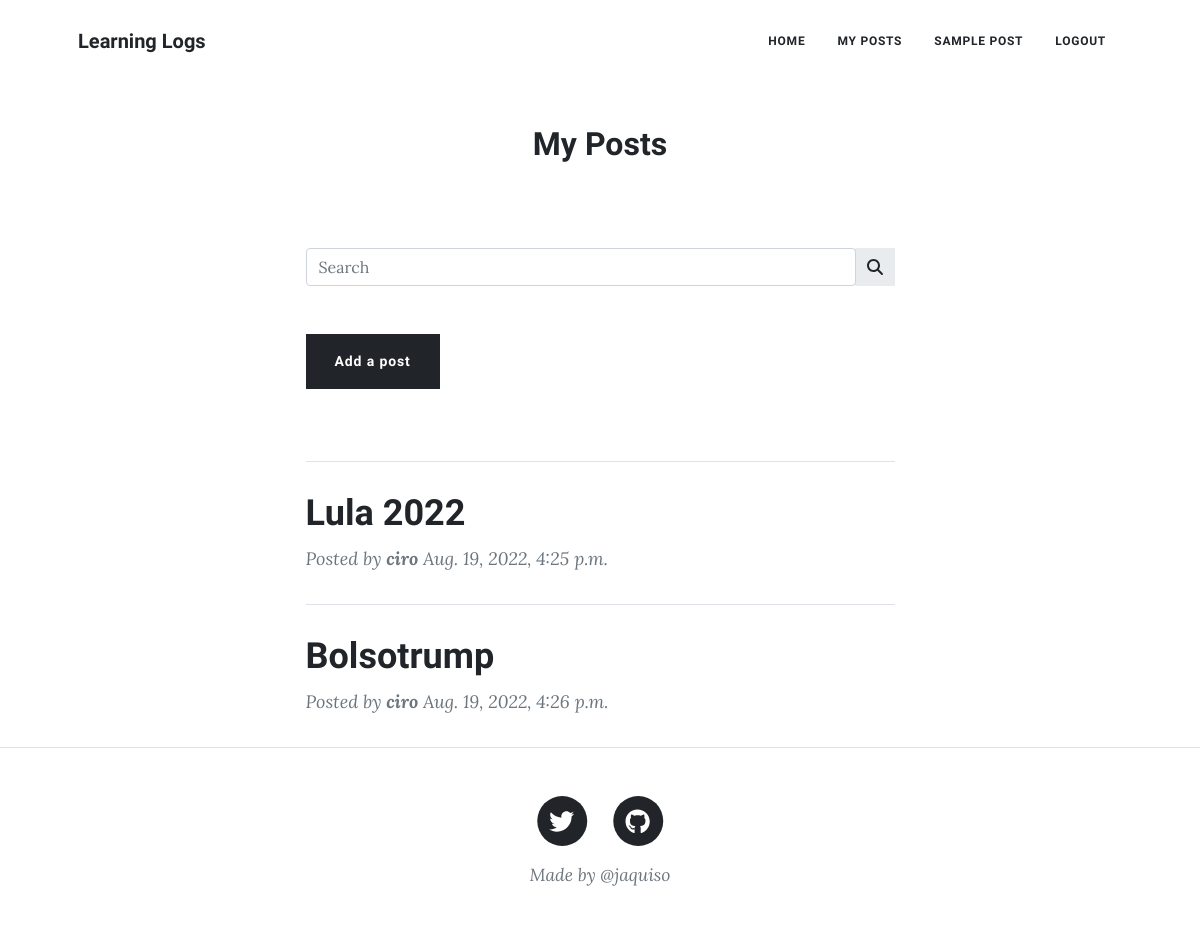
The app's page /topics/ (signed in), older data.
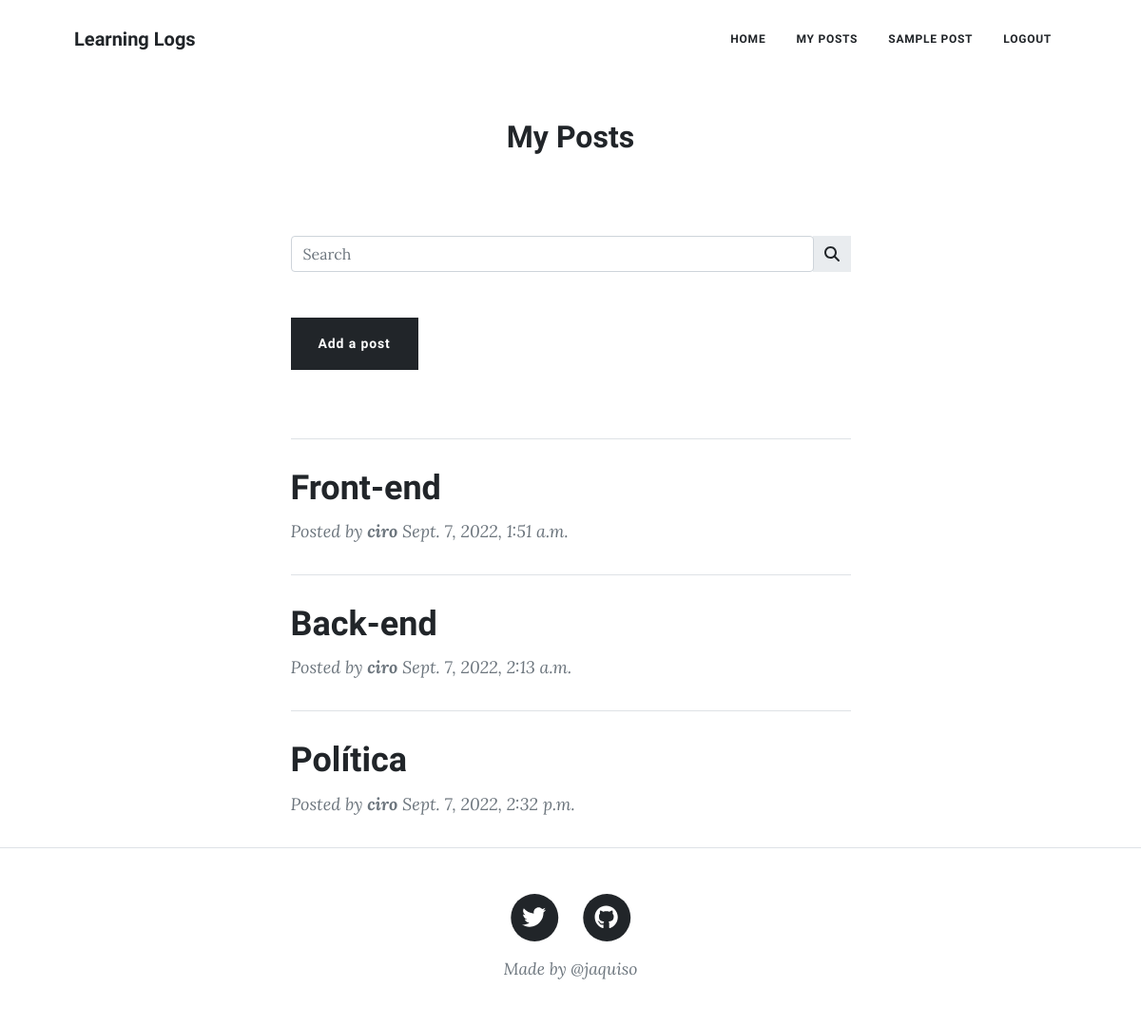
The same page, newer data.
### learning_logs/models.py (models this page shows)
class Topic(models.Model):
    title = models.CharField(max_length=200)
    date_added = models.DateTimeField(auto_now_add=True)
    owner = models.ForeignKey(User, on_delete=models.CASCADE)
    description = models.TextField(max_length=200)
    thumbnail = models.ImageField(upload_to='thumbnails/', null=True, blank=True)
    def __str__(self):
        return self.title

### learning_logs/views.py (the view)
# urls.py: path('topics/', views.topics, name='topics'),
@login_required
def topics(request):
    random = bool(request.GET.get('random'))
    search_query = request.GET.get('search_query')
    topics = Topic.objects.all()
    if search_query != None:
        topics  = Topic.objects.filter(
            Q(entry__text__contains = search_query) | Q(title__contains = search_query),
        )#.distinct('entry') is not supported by SQLite3
    else:
        topics  = topics.filter(
            owner=request.user,
        ).order_by('date_added')
    if random:
        choice_topic = choice(topics)
        return topic(request, choice_topic.id)
    context = {'topics': topics}
    return render(request, 'learning_logs/topics.html', context)

### learning_logs/templates/learning_logs/topics.html (shortened to what this page needs)
{% extends 'learning_logs/base.html' %}
{% load static %}
{% block navbar %}
  <nav class="navbar navbar-expand-lg navbar-light" id="mainNav">
    <div class="container px-4 px-lg-5 ">
        <a class="navbar-brand text-dark" href="https://www.instagram.com/jackson.svieira/">Learning Logs</a>
        <div class="collapse navbar-collapse" id="navbarResponsive">
            <ul class="navbar-nav ms-auto py-4 py-lg-0">
              <li class="nav-item"><a class="nav-link px-lg-3 py-3 py-lg-4 text-dark" href="{% url 'learning_logs:index' %}">Home</a></li>
              <li class="nav-item"><a class="nav-link px-lg-3 py-3 py-lg-4 text-dark" href="{% url 'learning_logs:topics' %}">My Posts</a></li>
              <li class="nav-item"><a class="nav-link px-lg-3 py-3 py-lg-4 text-dark" href="{% url 'learning_logs:topics' %}?random=true ">Sample Post</a></li>
              {% if user.is_authenticated %}
              <li class="nav-item"><a class="nav-link px-lg-3 py-3 py-lg-4 text-dark" href="{% url 'users:logout' %}">Logout</a></li>
              {% else %}
              <li class="nav-item"><a class="nav-link px-lg-3 py-3 py-lg-4 text-dark" href="{% url 'users:login' %}">Login</a></li>
              {% endif %}
            </ul>
        </div>
    </div>
  </nav>
{% endblock navbar %}
{% block header %}
  <div class="container d-flex justify-content-center align-items-center mt-5" style="height: 200px;">
    <div class="flex-item">
      <h2>My Posts</h2>
    </div>
  </div>
{% endblock header %}
{% block content %}
<div class="container px-4 px-lg-5">
  <div class="row gx-4 gx-lg-5 justify-content-center">
      <div class="col-md-10 col-lg-8 col-xl-7">
          <form class="input-group rounded" type="post">
            <input type="search" id="text" name="search_query"class="form-control rounded" placeholder="Search" aria-label="Search" aria-describedby="search-addon" />
            <button type="submit" class="input-group-text border-0" id="search-addon">
              <i class="fas fa-search"></i>
            </button>
          </form>
          <a href="{% url 'learning_logs:new_topic' %}">
            <button class="btn btn-dark my-5"> Add a post </button>
          </a>
        {% for topic in topics %}
          <hr class="my-4" />
          <div class="post-preview">
              <a href="{% url 'learning_logs:topic' topic.id %}"><h2 class="post-title">{{topic}}</h2></a>
              <p class="post-meta">
                  Posted by
                  <strong>{{topic.owner}}</strong>
                  {{topic.date_added}}
              </p>
          </div>
          {% endfor %}
      </div>
  </div>
</div>
{% endblock content %}

### learning_logs/templates/learning_logs/base.html (shortened to what this page needs)
{% load static %}
<!DOCTYPE html>
<html lang="en">
<head>
    <link rel="stylesheet" href="{% static 'css/style.css' %}">
</head>
<body>
    {% block navbar %}{% endblock navbar %}
    <div>
      {% block header %}{% endblock header %}
    </div>
    <div>
      {% block content %} {% endblock content%}
    </div>
    <footer class="border-top">
      <div class="container px-4 px-lg-5">
          <div class="row gx-4 gx-lg-5 justify-content-center">
              <div class="col-md-10 col-lg-8 col-xl-7">
                  <ul class="list-inline text-center">
                      <li class="list-inline-item">
                          <a href="#!">
                              <span class="fa-stack fa-lg">
                                  <i class="fas fa-circle fa-stack-2x"></i>
                                  <i class="fab fa-twitter fa-stack-1x fa-inverse"></i>
                              </span>
                          </a>
                      </li>
                      <li class="list-inline-item">
                          <a href="#!">
                              <span class="fa-stack fa-lg">
                                  <i class="fas fa-circle fa-stack-2x"></i>
                                  <i class="fab fa-github fa-stack-1x fa-inverse"></i>
                              </span>
                          </a>
                      </li>
                  </ul>
                  <div class="small text-center text-muted fst-italic">Made by @jaquiso</div>
              </div>
          </div>
      </div>
  </footer>
</body>
</html>

Row changes from the older to the newer data that the page shows:
removed Topic: title "Lula 2022", owner "ciro", date_added "Aug. 19, 2022, 4:25 p.m."
removed Topic: title "Bolsotrump", owner "ciro", date_added "Aug. 19, 2022, 4:26 p.m."
added Topic: title "Front-end", owner "ciro", date_added "Sept. 7, 2022, 1:51 a.m."
added Topic: title "Back-end", owner "ciro", date_added "Sept. 7, 2022, 2:13 a.m."
added Topic: title "Política", owner "ciro", date_added "Sept. 7, 2022, 2:32 p.m."
